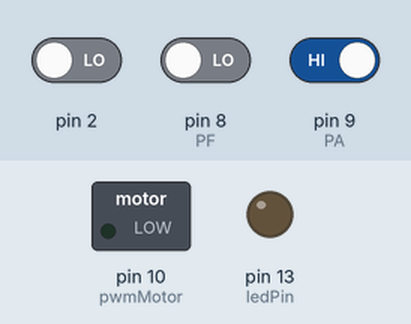
Bench run of a sketch on a simulated Arduino Uno, built with avr-gcc and run on an emulated ATmega328P. On the bench: switched loads named in the sketch (green lamp = pin HIGH), output pins drawn as LEDs (lit = HIGH). The test bench sets the inputs (shaded band); at power-on: pin 9 (PA) HIGH, pin 2 LOW, pin 8 (PF) LOW.

Above: at 1.2 s.
1.3 s: pin 9 (PA) driven LOW
At 2.0 s:
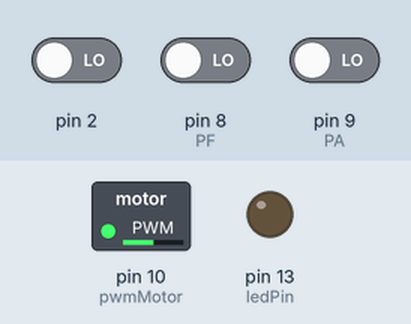
2.8 s: pin 2 driven HIGH
At 3.1 s:
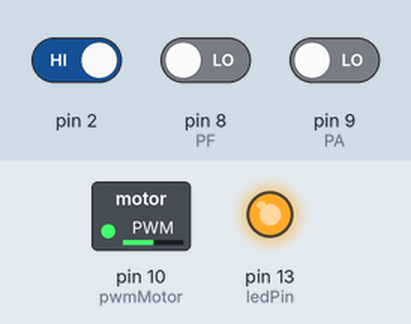
Timing chart, 0 to 5.8 s (numbered marks = the images above; inputs shaded):
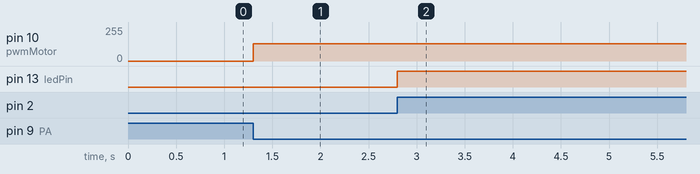

The sketch:

isr.ino
```cpp
const byte ledPin = 13;
const byte PA =9; // PA=1 portõa totalmente aberto;
const byte PF =8; // PF=1 portão totalmente fechado;
const byte isrPin = 0;  //define o pino da interrupção 0 -pin 2 1-pin 3
volatile byte dirRot = LOW; //define para que lado o motor roda (0 esquerda, 1 direita)

const byte pwmMotor=10; // define o pino pwm para controlar a velocidade do motor


void rotacao()    // função que coloca o motor a trabalhar
{

	dirRot = !dirRot;
}

void setup() {
	pinMode(ledPin, OUTPUT);
	pinMode(PA, INPUT);
	pinMode(PF, INPUT);
	pinMode(isrPin, INPUT_PULLUP);
	attachInterrupt(isrPin, rotacao, RISING);

}

void loop() {
	int Pa_=digitalRead(PA);
	int Pf_=digitalRead(PF);

	if ((Pa_!=true)&&(Pf_!=true))
	{
		digitalWrite(ledPin, dirRot);
		analogWrite(pwmMotor, 128); // pwm varia de [0..254]--> [0,5]V
	}
}
```

Measured:
- after the input at 1.3 s, pin 10 (pwmMotor): 0/255 → 128/255 at once
- after the input at 2.8 s, pin 13 (ledPin): LOW → HIGH at once
